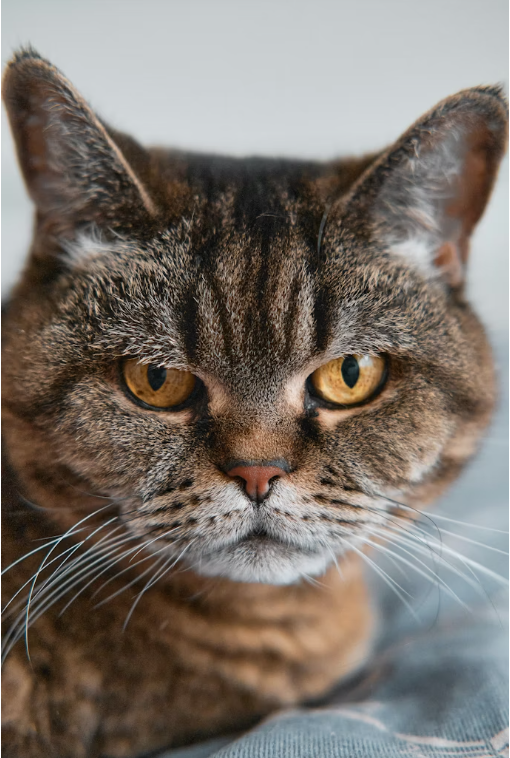
#> input picture CT/cat.png, 510 x 758 px
$ jupyter execute problem1.ipynb
#> lines starting #> are read from the running program, lines starting #| are printed output that depends on the picture
[cell 1]
import cv2
import matplotlib.pyplot as plt
import numpy as np

[cell 2]
image = cv2.imread("cat.png")
#> image is the input picture: shape (758, 510, 3); mean B, G, R 107.2, 114.9, 123.1
image = cv2.cvtColor(image, cv2.COLOR_BGR2GRAY)
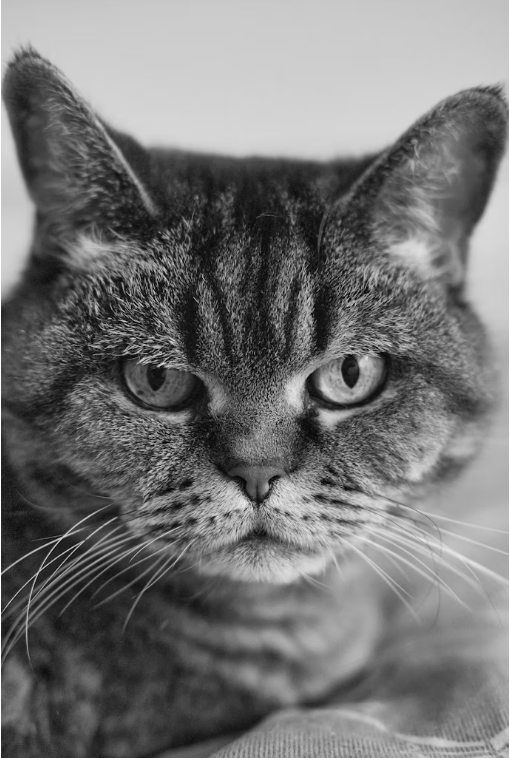
#> image: shape (758, 510); min 2, max 255, mean 116.5

[cell 3]
height, width = image.shape
#> height = 758; width = 510


average = image.copy()
median = image.copy()
weighted = image.copy()

mask = [[1, 2, 1],
        [2, 4, 3],
        [1, 2, 1]]

for i in range(1, height - 1):
    for j in range(1, width - 1):
        total = 0
        weighted_total = 0
        pixels = []

        # Read the 3 × 3 neighborhood
        for x in range(-1, 2):
            for y in range(-1, 2):
                value = int(image[i + x, j + y])

                total += value
                pixels.append(value)
                weighted_total += value * mask[x + 1][y + 1]

        # 1. Average filter
        average[i, j] = total // 9

        # 2. Median filter: manually sort the 9 pixels
        for a in range(8):
            for b in range(a + 1, 9):
                if pixels[a] > pixels[b]:
                    pixels[a], pixels[b] = pixels[b], pixels[a]

        median[i, j] = pixels[4]

        # 3. Weighted average filter
        weighted[i, j] = weighted_total // 16

[cell 4]
# Display Results
plt.figure(figsize=(12, 10))

# Original
plt.subplot(2, 3, 1)
plt.imshow(image, cmap='gray')
plt.title("Original Image")
plt.axis("off")

# Noisy
plt.subplot(2, 3, 2)
plt.imshow(average, cmap='gray')
plt.title("Average Filter")
plt.axis("off")

# Median
plt.subplot(2, 3, 3)
plt.imshow(median, cmap='gray')
plt.title("Median Filter")
plt.axis("off")

# Max
plt.subplot(2, 3, 4)
plt.imshow(weighted, cmap='gray')
plt.title("Weighted Filter")
plt.axis("off")


plt.tight_layout()
plt.show()
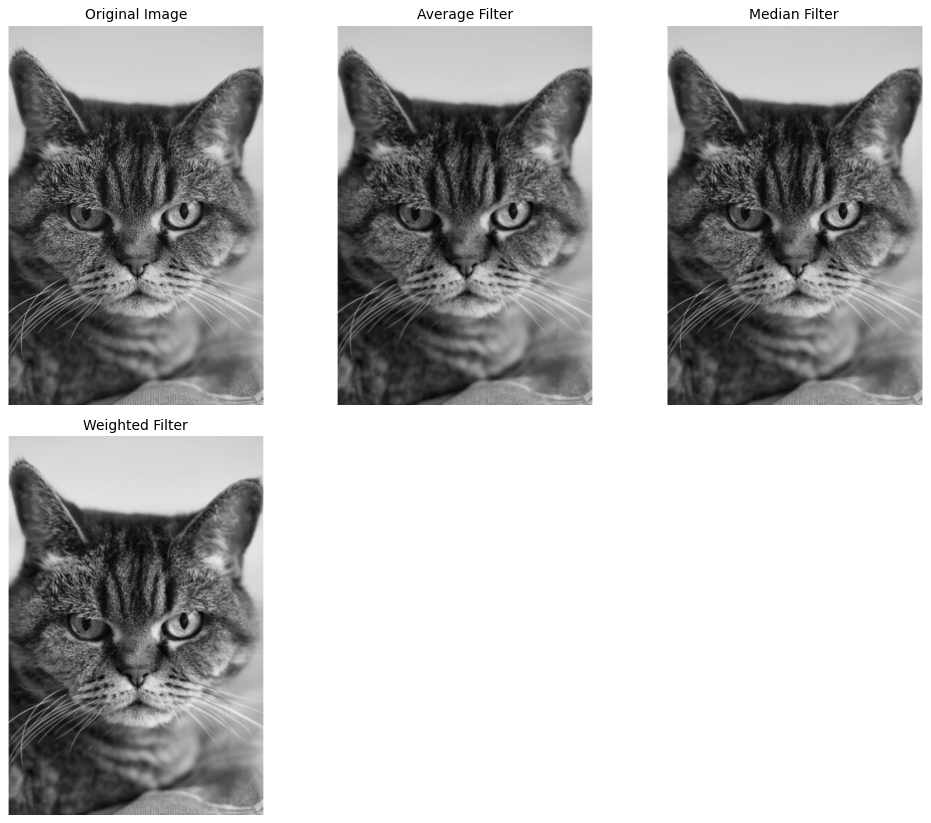
#> figure drawn by matplotlib, 4 panels
